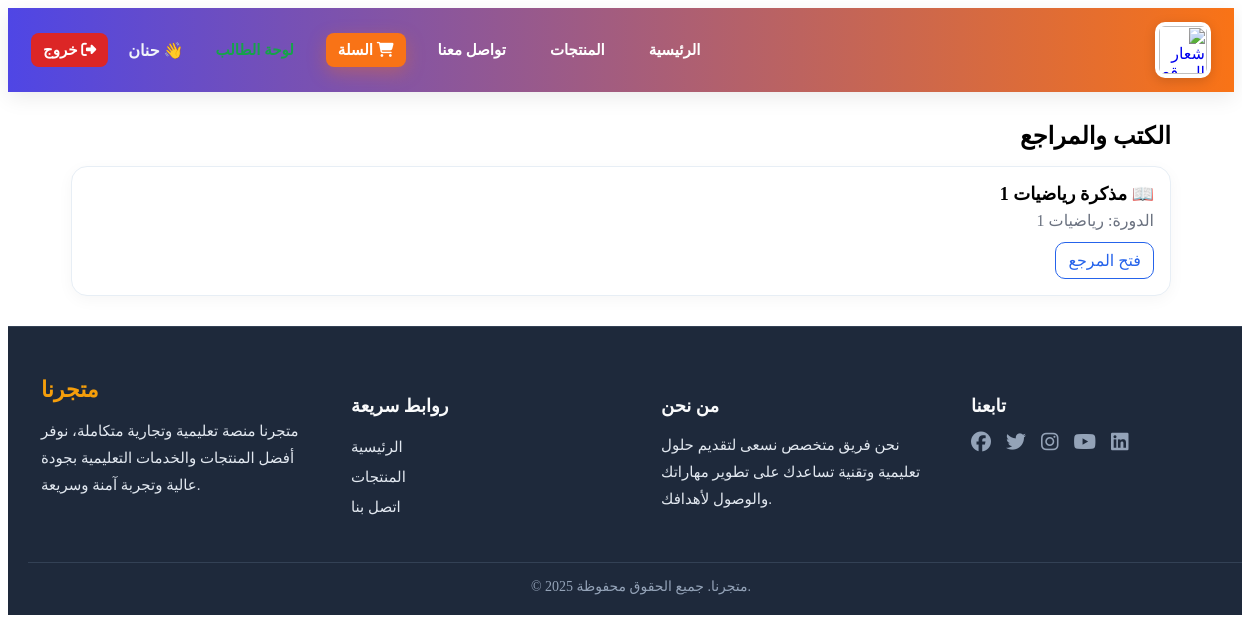
Page /student/resources/ (signed in) on the committed database.
### core/models.py (models this page shows, shortened)
class CustomUser(AbstractUser):
    role = models.CharField(
        max_length=10,
        choices=ROLE_CHOICES,
        verbose_name="الدور"
    )
    def is_student(self):
        return self.role == 'student'
    class Meta:
        verbose_name = "مستخدم"
        verbose_name_plural = "المستخدمون"

### students/models.py (models this page shows, shortened)
class Resource(models.Model):
    KIND_FILE = "file"
    KIND_LINK = "link"
    KIND_NOTE = "note"
    KINDS = [
        (KIND_FILE, "ملف"),
        (KIND_LINK, "رابط"),
        (KIND_NOTE, "ملاحظة"),
    ]
    course = models.ForeignKey(Course, on_delete=models.CASCADE, related_name="resources", null=True, blank=True)  # ← أضفنا null/blank
    title = models.CharField(max_length=200)
    kind = models.CharField(max_length=10, choices=KINDS, default=KIND_FILE)
    file = models.FileField(upload_to="resources/files/", blank=True, null=True)
    external_link = models.URLField(blank=True, validators=[validate_https])
    note = models.TextField(blank=True)
    created_at = models.DateTimeField(auto_now_add=True, null=True, blank=True)  # ← أضفنا null/blank
    class Meta:
        ordering = ("-created_at",)
        indexes = [
            models.Index(fields=["course"]),
            models.Index(fields=["kind"]),
            models.Index(fields=["created_at"]),
        ]

class Course(models.Model):
    title = models.CharField(max_length=200)
    slug = models.SlugField(unique=True, db_index=True, allow_unicode=True, blank=True)
    is_active = models.BooleanField(default=True)
    start_date = models.DateField(null=True, blank=True)
    end_date = models.DateField(null=True, blank=True)
    duration_days = models.PositiveIntegerField(default=30)
    teams_link = models.URLField(blank=True, validators=[validate_https])
    cover_image_url = models.URLField(blank=True, validators=[validate_https])
    class Meta:
        ordering = ("title",)
        indexes = [
            models.Index(fields=["title"]),
            models.Index(fields=["is_active"]),
        ]
    @property
    def code(self) -> str:
        return self.slug

### students/permissions.py (the view)
    @login_required
    def _wrapped(request, *args, **kwargs):
        if getattr(request.user, "role", None) != "student":
            raise PermissionDenied("غير مصرح")
        return view_func(request, *args, **kwargs)

### students/permissions.py (called while the page is built)
def student_required(view_func):
    @login_required
    def _wrapped(request, *args, **kwargs):
        if getattr(request.user, "role", None) != "student":
            raise PermissionDenied("غير مصرح")
        return view_func(request, *args, **kwargs)
    return _wrapped

### students/views.py (called while the page is built)
def _get_student(request) -> Student:
    student, _ = Student.objects.get_or_create(user=request.user)
    return student

@student_required
def my_resources(request):
    student = _get_student(request)
    enrollments = student.enrollments.select_related("course")
    resources = Resource.objects.filter(course__in=enrollments.values("course_id"))
    return render(request, "students/my_resources.html", {"resources": resources})

### templates/students/my_resources.html
{% include "header.html" %}
<div class="wrapper" style="max-width:1100px;margin:0 auto;padding:30px 16px;" dir="rtl">
  <h2 style="margin:0 0 16px 0;">الكتب والمراجع</h2>
  {% if resources %}
    <div style="display:grid;grid-template-columns:repeat(auto-fit,minmax(260px,1fr));gap:16px;">
      {% for r in resources %}
        <article style="background:#fff;border:1px solid #e7eef5;border-radius:16px;padding:16px;box-shadow:0 4px 16px rgba(0,0,0,.04);">
          <h3 style="margin:0 0 6px 0;font-size:18px;">📖 {{ r.title }}</h3>
          {% if r.course %}
            <div style="color:#6b7280;margin-bottom:6px;">الدورة: {{ r.course.title }}</div>
          {% endif %}
          <a href="{{ r.file_url }}" target="_blank" rel="noopener"
             style="display:inline-block;margin-top:6px;padding:8px 12px;border:1px solid #2563eb;border-radius:10px;color:#2563eb;text-decoration:none;">
            فتح المرجع
          </a>
        </article>
      {% endfor %}
    </div>
  {% else %}
    <div style="background:#fff;border:1px dashed #d1d5db;border-radius:12px;padding:20px;color:#6b7280;">
      لا توجد مراجع متاحة حالياً.
    </div>
  {% endif %}
</div>
{% include "footer.html" %}

### templates/header.html (shortened to what this page needs)
{% load static %}
<header class="site-header" dir="rtl">
  <div class="container">
    <a class="logo" href="/">
      <img src="https://res.cloudinary.com/dlql12ycp/image/upload/v1754102032/logo_dexumq.png" alt="شعار الموقع">
    </a>
    <nav id="main-nav" class="nav">
      <a href="/">الرئيسية</a>
      <a href="/products/">المنتجات</a>
      <a href="/contact/">تواصل معنا</a>
      <a href="/cart/" class="btn-cart"><i class="fas fa-shopping-cart"></i> السلة</a>
      {% if user.is_authenticated %}
        {% if user.is_student %}
          <a href="/student/dashboard/" class="role student">لوحة الطالب</a>
        {% elif user.is_teacher %}
          <a href="/teacher/dashboard/" class="role teacher">لوحة المعلم</a>
        {% endif %}
        <span class="hello">👋 {{ user.get_full_name|default:user.username }}</span>
        <a href="/logout/" class="logout"><i class="fas fa-sign-out-alt"></i> خروج</a>
      {% else %}
        <a href="/login/" class="btn-outline login">تسجيل دخول</a>
        <a href="/register/" class="btn-outline register">إنشاء حساب</a>
      {% endif %}
    </nav>
  </div>
</header>
<link rel="stylesheet" href="https://cdnjs.cloudflare.com/ajax/libs/font-awesome/6.5.0/css/all.min.css">

### templates/header.html (style rules this page uses)
.site-header { background: linear-gradient(90deg, var(--primary), var(--accent)); position:sticky; top:0; z-index:100; box-shadow: var(--shadow); }
.site-header .container { max-width:var(--container); margin:auto; padding:14px 18px; display:flex; align-items:center; justify-content:space-between; gap:12px; }
.logo img { height:48px; width:auto; border-radius:10px; background:#fff; padding:4px; box-shadow:0 3px 12px rgba(0,0,0,.15); }
.nav { display:flex; align-items:center; gap:20px; flex-wrap:wrap }
.nav a { text-decoration:none; color:white; font-weight:600; padding:8px 12px; border-radius:8px; transition:.25s; font-size:15px; }
.btn-cart { background:var(--accent); color:#fff !important; padding:8px 14px; border-radius:10px; font-weight:700; box-shadow:0 6px 18px rgba(249,115,22,.35); transition:0.3s; }
.role.student { color:var(--ok) }
.hello { color:#f1f5f9; font-weight:600 }
.logout { background:var(--danger); color:#fff; padding:6px 12px; border-radius:6px; font-weight:700 }

### rows in the picture
CustomUser: get_full_name "حنان"
Resource: title "مذكرة رياضيات 1", course "رياضيات 1"
